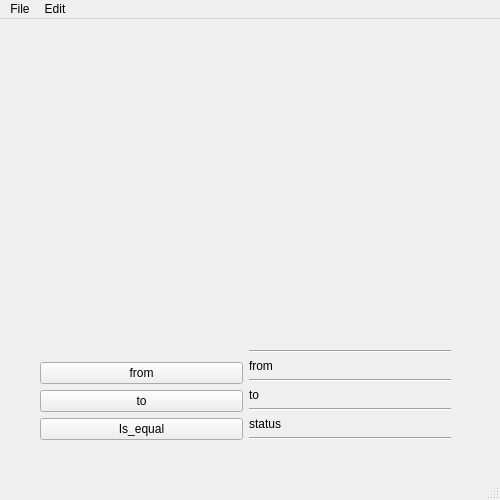
<?xml version="1.0" encoding="UTF-8"?>
<ui version="4.0">
 <class>MainWindow</class>
 <widget class="QMainWindow" name="MainWindow">
  <property name="geometry">
   <rect>
    <x>0</x>
    <y>0</y>
    <width>500</width>
    <height>500</height>
   </rect>
  </property>
  <property name="maximumSize">
   <size>
    <width>500</width>
    <height>500</height>
   </size>
  </property>
  <property name="windowTitle">
   <string>MainWindow</string>
  </property>
  <property name="autoFillBackground">
   <bool>false</bool>
  </property>
  <widget class="QWidget" name="centralwidget">
   <widget class="QWidget" name="horizontalLayoutWidget_2">
    <property name="geometry">
     <rect>
      <x>40</x>
      <y>60</y>
      <width>411</width>
      <height>361</height>
     </rect>
    </property>
    <layout class="QHBoxLayout" name="horizontalLayout_2">
     <item>
      <layout class="QHBoxLayout" name="horizontalLayout">
       <item>
        <layout class="QVBoxLayout" name="verticalLayout">
         <item>
          <spacer name="verticalSpacer">
           <property name="orientation">
            <enum>Qt::Vertical</enum>
           </property>
           <property name="sizeHint" stdset="0">
            <size>
             <width>20</width>
             <height>40</height>
            </size>
           </property>
          </spacer>
         </item>
         <item>
          <widget class="QPushButton" name="from_button">
           <property name="text">
            <string>from</string>
           </property>
          </widget>
         </item>
         <item>
          <widget class="QPushButton" name="to_button">
           <property name="text">
            <string>to</string>
           </property>
          </widget>
         </item>
         <item>
          <widget class="QPushButton" name="tmp_button">
           <property name="text">
            <string>Is_equal</string>
           </property>
          </widget>
         </item>
        </layout>
       </item>
      </layout>
     </item>
     <item>
      <layout class="QVBoxLayout" name="verticalLayout_2">
       <item>
        <spacer name="verticalSpacer_2">
         <property name="orientation">
          <enum>Qt::Vertical</enum>
         </property>
         <property name="sizeHint" stdset="0">
          <size>
           <width>20</width>
           <height>40</height>
          </size>
         </property>
        </spacer>
       </item>
       <item>
        <widget class="Line" name="line_3">
         <property name="orientation">
          <enum>Qt::Horizontal</enum>
         </property>
        </widget>
       </item>
       <item>
        <widget class="QLabel" name="from_lable">
         <property name="text">
          <string>from</string>
         </property>
        </widget>
       </item>
       <item>
        <widget class="Line" name="line">
         <property name="orientation">
          <enum>Qt::Horizontal</enum>
         </property>
        </widget>
       </item>
       <item>
        <widget class="QLabel" name="to_lable">
         <property name="text">
          <string>to</string>
         </property>
        </widget>
       </item>
       <item>
        <widget class="Line" name="line_2">
         <property name="orientation">
          <enum>Qt::Horizontal</enum>
         </property>
        </widget>
       </item>
       <item>
        <widget class="QLabel" name="stats_lable">
         <property name="text">
          <string>status</string>
         </property>
        </widget>
       </item>
       <item>
        <widget class="Line" name="line_4">
         <property name="orientation">
          <enum>Qt::Horizontal</enum>
         </property>
        </widget>
       </item>
      </layout>
     </item>
    </layout>
   </widget>
  </widget>
  <widget class="QMenuBar" name="menubar">
   <property name="geometry">
    <rect>
     <x>0</x>
     <y>0</y>
     <width>500</width>
     <height>21</height>
    </rect>
   </property>
   <widget class="QMenu" name="menuFile">
    <property name="title">
     <string>File</string>
    </property>
    <addaction name="actionClose"/>
   </widget>
   <widget class="QMenu" name="menuEdit">
    <property name="title">
     <string>Edit</string>
    </property>
    <addaction name="actionAdd_source"/>
    <addaction name="actionAdd_destination"/>
   </widget>
   <addaction name="menuFile"/>
   <addaction name="menuEdit"/>
  </widget>
  <widget class="QStatusBar" name="statusbar"/>
  <action name="actionAdd_source">
   <property name="text">
    <string>Add source</string>
   </property>
  </action>
  <action name="actionAdd_destination">
   <property name="text">
    <string>Add destination</string>
   </property>
  </action>
  <action name="actionClose">
   <property name="text">
    <string>Close</string>
   </property>
  </action>
 </widget>
 <resources/>
 <connections/>
</ui>
